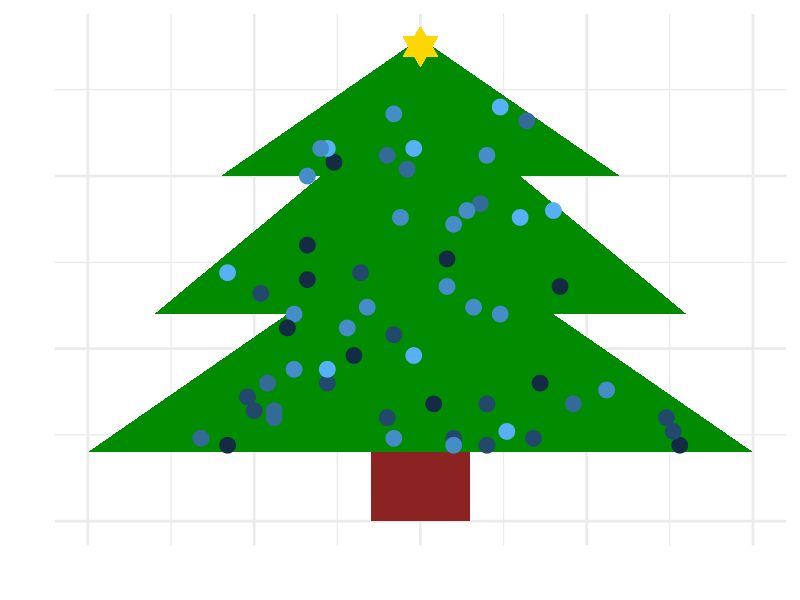

Write the R code that produced this figure.
library(ggplot2)
library(RColorBrewer)

choinka<-data.frame(x = c(-10, 10, 4, 8, 3, 6, 0, -6, -3, -8, -4, -10, 
                         -1.5, 1.5, 1.5, -1.5),
                   y = c(2, 2, 6, 6, 10, 10, 14, 10, 10, 6, 6, 2, 0, 0, 2, 2),
                   part = rep(c("branches", "trunk"), times = c(12, 4))) 

bombki<-data.frame(x = c(-3.8, -4.8,  1.0, -0.6, -0.4, -2.6,  1.0,  2.4, -4.4,
                         -2.0,  3.4, -2.8, -2.8,  0.8,  4.2,  0.8, -1.6, -6.6,
                         1.0, -4.4, -0.2, -3.0,  4.0,  7.8,  2.6, -3.4,  7.4,
                         5.6,  2.0, -0.2,  7.6, -5.8, -3.8, -3.4, -5.2, -4.6,
                         1.8,  2.0, -0.8,  3.0,  3.6, -1.0, -2.8, -0.8, -1.0,
                         -1.8, -3.4,  1.4,  3.2,  2.4, -0.8,  2.0,  1.6,  4.6,
                         -5.0, -4.0, -5.8, -2.8, -2.2,  0.4),
                      y = c(6.0,  6.6,  2.4, 8.8, 10.2, 10.4,  2.2, 12.0,  3.0,
                            4.8,  2.4, 10.8,  4.4,  6.8,  6.8,  7.6,  6.2,  2.4,
                            8.6,  3.2,  4.8, 10.8,  9.0,  2.2,  2.6, 10.0,  3.0,
                            3.8,  3.4, 10.8,  2.6,  2.2,  4.4,  8.0,  3.6,  4.0,
                            9.2,  2.2, 11.8,  8.8,  4.0,  3.0,  4.0,  2.4, 10.6,
                            7.2,  7.0,  9.0, 11.6,  6.0,  5.4, 10.6,  6.2,  3.4,
                            3.2,  5.6,  7.2,  4.4,  5.6,  3.4),
                      color = sample(c(1,2,3,4,5), 60, TRUE))

ggplot(choinka, aes(x, y)) + 
  geom_polygon(aes(fill = part)) +
  geom_point(data = bombki, aes(color = color), size = 5) +
  scale_fill_manual(values = c("green4", "brown4")) +
  theme_minimal(base_size = 20)+
  geom_point(x = 0, y = 13.75, pch = 24, col = "gold", bg = "gold", cex = 8)+
  geom_point(x = 0, y = 13.75, pch = 25, col = "gold", bg = "gold", cex = 8)+
  theme(legend.position = "none")+
  theme(axis.text.x=element_blank(),
        axis.ticks.x=element_blank(),
        axis.text.y=element_blank(),
        axis.ticks.y=element_blank())+
  labs(x="", y="")
